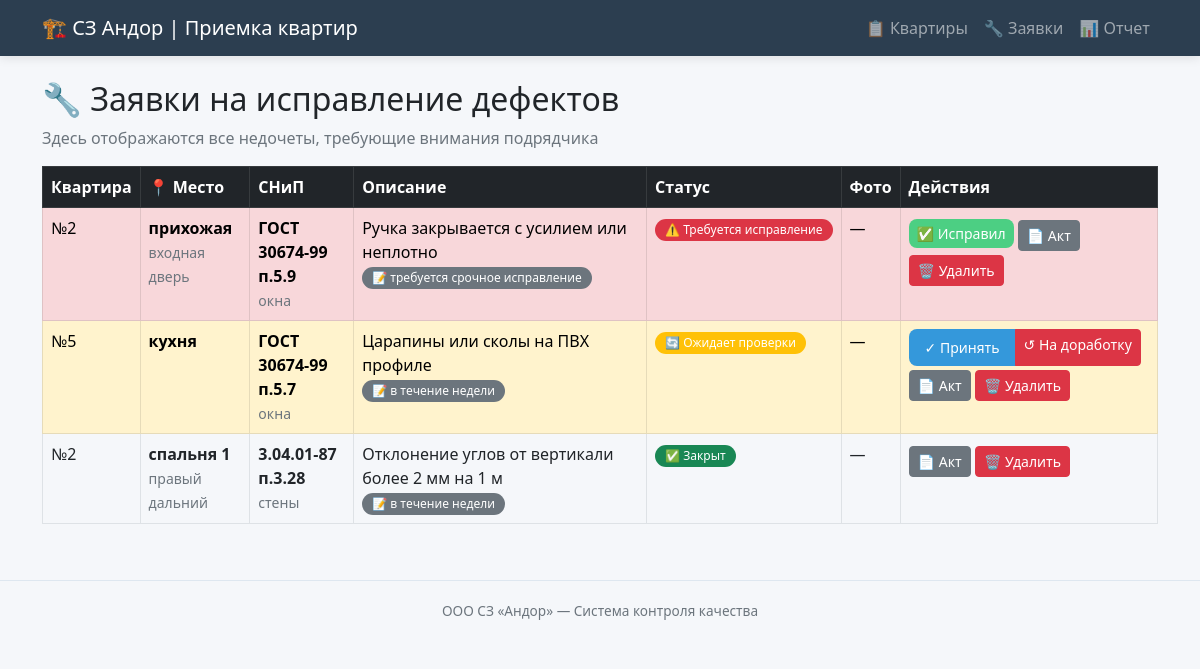
The page /defects on the database as committed earlier.
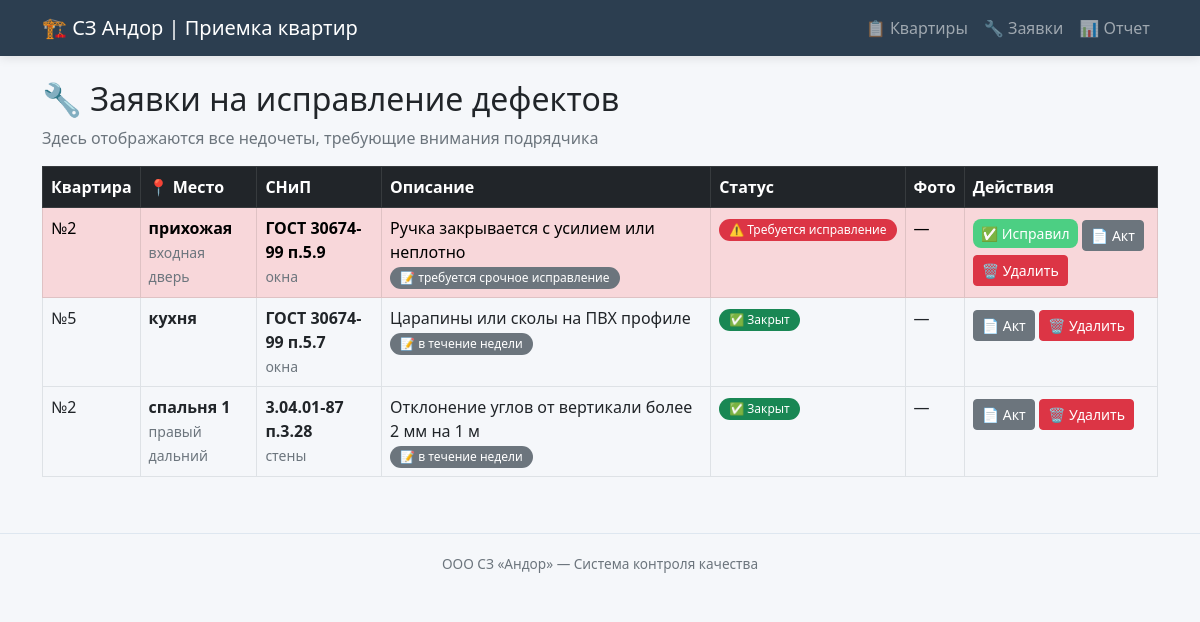
The same page on the database as committed later.
### tables this page shows
CREATE TABLE defects (
            id INTEGER PRIMARY KEY AUTOINCREMENT,
            flat_id INTEGER NOT NULL,
            snip_defect_id INTEGER NOT NULL,
            room TEXT,
            location_detail TEXT,
            comment TEXT,
            photo_path TEXT,
            status TEXT DEFAULT 'open',
            created_at TIMESTAMP,
            fixed_at TIMESTAMP,
            FOREIGN KEY (flat_id) REFERENCES flats(id),
            FOREIGN KEY (snip_defect_id) REFERENCES snip_defects(id)
        );

CREATE TABLE flats (
    id INTEGER PRIMARY KEY AUTOINCREMENT,
    number TEXT NOT NULL,
    street TEXT,
    house TEXT,
    entrance INTEGER,
    floor INTEGER,
    status TEXT DEFAULT 'in_progress'
);

CREATE TABLE snip_defects (
            id INTEGER PRIMARY KEY AUTOINCREMENT,
            code TEXT NOT NULL,
            category TEXT NOT NULL,
            description TEXT NOT NULL,
            severity TEXT NOT NULL
        );

### app.py (the view)
@app.route('/defects')
def defects():
    conn = get_db()
    all_defects = conn.execute('''
        SELECT d.*, f.number as flat_number, f.street, f.house,
               s.code, s.category, s.description, s.severity
        FROM defects d
        JOIN flats f ON d.flat_id = f.id
        JOIN snip_defects s ON d.snip_defect_id = s.id
        ORDER BY
            CASE d.status
                WHEN 'open' THEN 1
                WHEN 'fixed' THEN 2
                WHEN 'closed' THEN 3
            END,
            d.created_at DESC
    ''').fetchall()
    conn.close()
    return render_template('defects.html', defects=all_defects)

### app.py (called while the page is built)
def get_db():
    conn = sqlite3.connect(DB_PATH)
    conn.row_factory = sqlite3.Row
    return conn

### templates/defects.html (shortened to what this page needs)
{% extends "base.html" %}
{% block content %}
<h2>🔧 Заявки на исправление дефектов</h2>
<p class="text-muted">Здесь отображаются все недочеты, требующие внимания подрядчика</p>
<div class="table-responsive">
    <table class="table table-bordered table-hover">
        <thead class="table-dark">
            <tr>
                <th>Квартира</th>
                <th>📍 Место</th>
                <th>СНиП</th>
                <th>Описание</th>
                <th>Статус</th>
                <th>Фото</th>
                <th>Действия</th>
            </tr>
        </thead>
        <tbody>
            {% for d in defects %}
            <tr class="{% if d.status == 'open' %}table-danger{% elif d.status == 'fixed' %}table-warning{% endif %}">
                <td>
                    №{{ d.flat_number }}<br>
                </td>
                <td>
                    {% if d.room %}
                        <strong>{{ d.room }}</strong>
                        {% if d.location_detail %}
                            <br><small class="text-muted">{{ d.location_detail }}</small>
                        {% endif %}
                    {% else %}
                        <span class="text-muted">—</span>
                    {% endif %}
                </td>
                <td>
                    <strong>{{ d.code }}</strong><br>
                    <span class="small text-muted">{{ d.category }}</span>
                </td>
                <td>
                    {{ d.description[:80] }}
                    {% if d.comment %}
                        <br><span class="badge bg-secondary">📝 {{ d.comment[:40] }}</span>
                    {% endif %}
                 </td>
                <td>
                    {% if d.status == 'open' %}
                        <span class="badge bg-danger">⚠️ Требуется исправление</span>
                    {% elif d.status == 'fixed' %}
                        <span class="badge bg-warning">🔄 Ожидает проверки</span>
                    {% else %}
                        <span class="badge bg-success">✅ Закрыт</span>
                    {% endif %}
                 </td>
                <td>
                    {% if d.photo_path %}
                        <a href="/{{ d.photo_path }}" target="_blank" class="btn btn-sm btn-outline-info">📷 Фото</a>
                    {% else %}
                        —
                    {% endif %}
                 </td>
                <td>
                    {% if d.status == 'open' %}
                        <a href="/defect/{{ d.id }}/fix" class="btn btn-sm btn-success">✅ Исправил</a>
                    {% elif d.status == 'fixed' %}
                        <div class="btn-group btn-group-sm">
                            <a href="/defect/{{ d.id }}/close" class="btn btn-primary">✓ Принять</a>
                            <a href="/defect/{{ d.id }}/reopen" class="btn btn-danger">↺ На доработку</a>
                        </div>
                    {% endif %}
                    <a href="/generate_act/{{ d.id }}" class="btn btn-sm btn-secondary mt-1">📄 Акт</a>
                    <a href="/defect/{{ d.id }}/delete" class="btn btn-sm btn-danger mt-1" onclick="return confirm('Удалить этот недочет?')">🗑️ Удалить</a>
                 </td>
             </tr>
            {% endfor %}
        </tbody>
    </table>
</div>
{% endblock %}

Rows that differ between the two databases and show on the page:
changed defects "кухня": status "🔄 Ожидает проверки ✓ Принять ↺ На доработку" → "✅ Закрыт"
